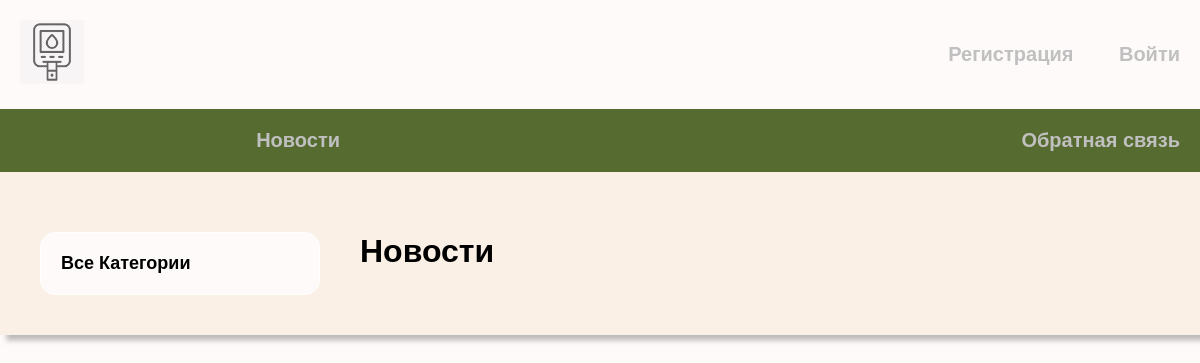
The app's page /, older data.
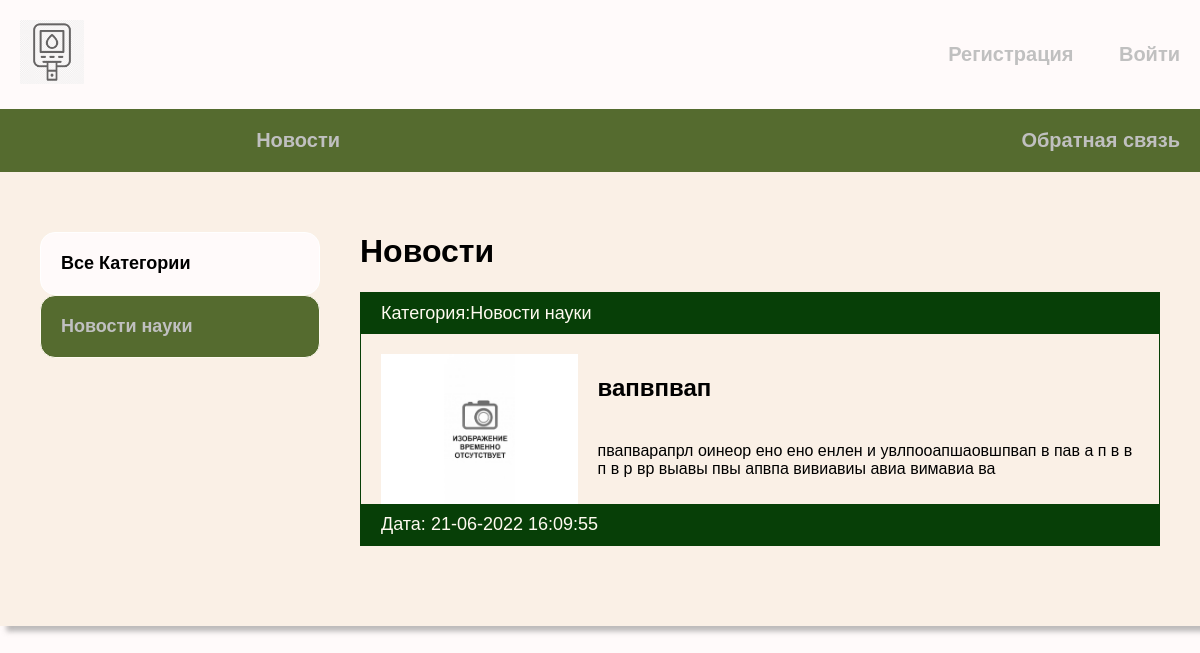
The same page, newer data.
### news/models.py (models this page shows, shortened)
class Category(models.Model):
    name = models.CharField(max_length=150, db_index=True, verbose_name='Категории')
    slug = models.SlugField(max_length=150, unique=True, db_index=True)
    def __str__(self):
        return self.name
    def get_absolute_url(self):
        return reverse('category', kwargs={'cat_slug': self.slug})
    class Meta:
        verbose_name = "Категория"
        verbose_name_plural = 'Категории'

class News(models.Model):
    title = models.CharField(max_length=255, verbose_name='Заголовок')
    slug = models.SlugField(max_length=255, unique=True, db_index=True, verbose_name='Транслит заголовка')
    cat = models.ForeignKey('Category', on_delete=models.PROTECT, verbose_name='Категория')
    content = models.TextField(blank=True, verbose_name="Текст новости")
    photo = models.ImageField(upload_to='photos/%Y/%m/%d', blank=True, verbose_name='Картинка')
    time_created = models.DateTimeField(auto_now_add=True, verbose_name='Дата создания')
    time_published = models.DateTimeField(auto_now=True, verbose_name='Дата публикации')
    is_published = models.BooleanField(default=False, verbose_name='Опубликовано')
    author = models.CharField(max_length=150, default='Anonim', verbose_name='Автор')
    def get_absolute_url(self):
        return reverse('post', kwargs={'post_slug': self.slug})
    class Meta:
        verbose_name = "Статья"
        verbose_name_plural = 'Статьи'
        ordering = ['-time_created']

### news/views.py (the view)
# urls.py: path('', NewsStart.as_view(), name='index'),
class NewsStart(DataMixin, ListView):
    model = News
    template_name = 'news/index.html'
    context_object_name = 'posts'
    def get_context_data(self, *, object_list=None, **kwargs):
        context = super().get_context_data(**kwargs)
        c_def = self.get_user_context(title='Новости')
        return dict(list(context.items()) + list(c_def.items()))
    def get_queryset(self):
        return News.objects.filter(is_published=True).select_related('cat')

### news/utils.py (called while the page is built)
    def get_user_context(self, **kwargs):
        context = kwargs
        cats = Category.objects.annotate(Count('news'))
        user_menu = menu.copy()
        if not self.request.user.is_authenticated:
            user_menu.pop(4)
            user_menu.pop(3)
            user_menu.pop(1)
        context['menu'] = user_menu
        context['cats'] = cats
        if 'cat_selected' not in context:
            context['cat_selected'] = 0
        return context

### news/templates/news/index.html
{% extends 'news/base.html' %}
{% block content %}
{% load static %}
          <h1>{{title}}</h1>
        <ul>
            {% for p in posts %}
            <li>
            <p class="first">Категория:{{ p.cat }}</p>
            <div class="text">
                {% if p.photo %}
                <img class="image" src="{{ p.photo.url }}" alt=""width="250" >
                {% else %}
                <img class="image" src="{% static 'news/default.jpg' %}" alt="" height="150">
                {% endif %}
            <h2><a href="{{ p.get_absolute_url }}">{{p.title}}</a></h2>
            <p>{{ p.content|safe|truncatewords:50}}</p>
                </div>
                <p class="date">Дата: {{ p.time_published|date:'d-m-Y H:i:s' }}</p>
            </li>
                {% endfor %}
        </ul>
{% endblock %}

### news/templates/news/base.html (shortened to what this page needs)
{% load static %}
{% load news_tags %}
<!DOCTYPE html>
<html lang="en">
<head>
    <link rel="stylesheet" href="{% static 'css/style.css' %}">
</head>
<body>
<div class="header">
    <div class="wrap">
        <ul class="mainheader">
             <li class="logo"><a href="{% url 'index' %}">
                 <img class="imglogo" src="{% static 'news/gluk.png' %}" alt="" width="64" height="64" >
             </a></li>
            {% if request.user.is_authenticated %}
            <li class="last"><a href="">{{ user.username }}</a> <a href="{% url 'logout' %}">Выйти</a></li>
            {% else %}
            <li class="last"><a href="{% url 'register' %}">Регистрация</a>  <a href='{% url "login" %}'>Войти</a></li>
            {% endif %}
        </ul>
        <ul class="mainmenu">
            {% for m in menu %}
            <li class="last">
                <a href="{% url m.url_name %}">{{m.title}}</a>
            </li>
            {% endfor %}
        </ul>
    </div>
</div>
<div class="content">
    <div class="wrap">
        {% if cat_selected != 'dia' %}
        <div class="sidebar">
            <ul>
                {% if cat_selected == 0 %}
                <li class="selected">Все Категории</li>
                {% else %}
                <li><a href="{% url 'index' %}">Все категории</a></li>
                {% endif %}
                {% for c in cats %}
                {% if c.news__count > 0 %}
                {% if c.pk == cat_selected %}
                <li class="selected">{{c.name}}</li>
                {% else %}
                <li><a href="{{ c.get_absolute_url }}">{{c.name}}</a></li>
                {% endif %}
                {% endif %}
                {% endfor %}
            </ul>
        </div>
        {% endif %}
        <div class="main">
            {% block content %}
            {% endblock %}
        </div>
    </div>
</div>
</body>
</html>

Row changes from the older to the newer data that the page shows:
added Category: name "Новости науки"
added News: cat "Новости науки", title "вапвпвап", content "пвапварапрл оинеор ено ено енлен и увлпооапшаовшпвап в пав а п в в п в р вр выавы пвы апвпа вивиавиы авиа вимавиа ва", time_published "21-06-2022 16:09:55"
